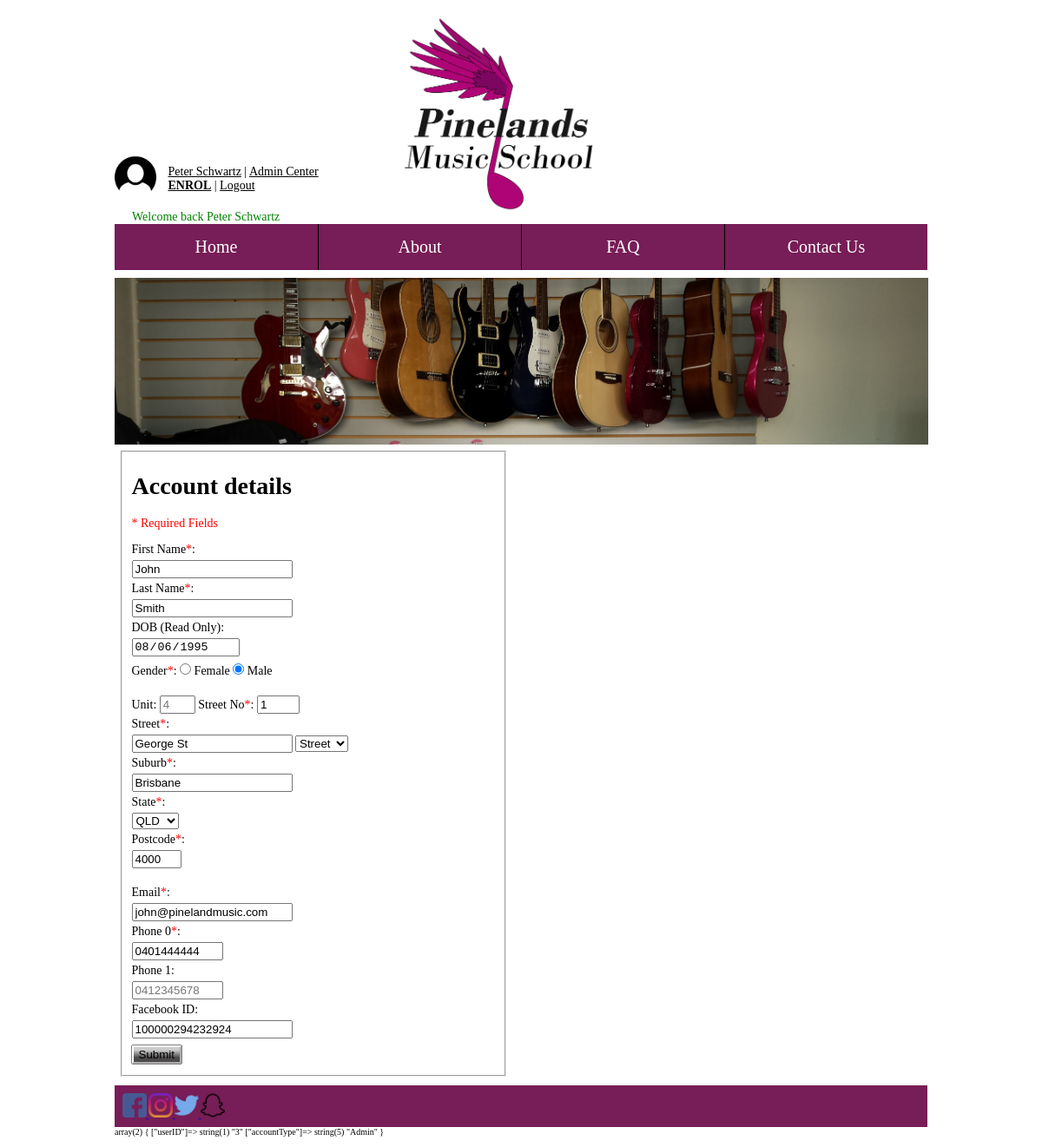
The app's page /pages/adminModifyAccount.php?userID=4 (signed in) with its own data.
### tables this page shows
CREATE TABLE `users` (
  `UserID` int(11) NOT NULL,
  `firstName` varchar(40) NOT NULL,
  `lastName` varchar(40) NOT NULL,
  `DOB` date NOT NULL,
  `gender` enum('Male','Female') NOT NULL,
  `facebookId` varchar(80) DEFAULT NULL,
  `email` varchar(80) NOT NULL,
  `password` varchar(64) NOT NULL,
  `salt` varchar(32) NOT NULL,
  `accountType` enum('Guest','Student','Teacher','StudentAndTeacher','Admin','Owner') NOT NULL DEFAULT 'Guest',
  `comCode` varchar(64) DEFAULT NULL,
  `parentName` varchar(100) DEFAULT NULL,
  `parentEmail` varchar(100) DEFAULT NULL
);

CREATE TABLE `useraddress` (
  `userID` int(11) NOT NULL,
  `addressID` int(11) NOT NULL
);

CREATE TABLE `address` (
  `addressId` int(11) NOT NULL,
  `unitNumber` varchar(11) DEFAULT NULL,
  `streetNumber` varchar(10) NOT NULL,
  `streetName` varchar(40) NOT NULL,
  `streetType` enum('street','close','road','chase') NOT NULL,
  `suburb` varchar(40) NOT NULL,
  `postCode` varchar(10) NOT NULL,
  `state` enum('QLD','NSW','VIC','TAS','WA','SA','NT') NOT NULL
);

CREATE TABLE `phonenumbers` (
  `userID` int(11) NOT NULL,
  `phoneNumber` varchar(12) NOT NULL
);

### inc/adminupdateaccount.php (called while the page is built, shortened)
<?php
    $errorAddress = "";
    $errorSEmail = "";
    $errorPhone = "";
    $errorPEmail = "";
    if (isset($_POST['submit'])) {
        $userID = mysqli_real_escape_string($con, $_POST['userID']);
        $firstName = mysqli_real_escape_string($con, $_POST['sFirst']);
        $lastName = mysqli_real_escape_string($con, $_POST['sLast']);
        $DOB = mysqli_real_escape_string($con, $_POST['dob']);
        $gender = mysqli_real_escape_string($con, $_POST['gender']);
        $unitNumber = mysqli_real_escape_string($con, $_POST['unitNum']);
        $streetNumber = mysqli_real_escape_string($con, $_POST['streetNum']);
        $streetName = mysqli_real_escape_string($con, $_POST['street']);
        $streetType = mysqli_real_escape_string($con, $_POST['streetType']);
        $suburb = mysqli_real_escape_string($con, $_POST['suburb']);
        $state = mysqli_real_escape_string($con, $_POST['state']);
        $postcode = mysqli_real_escape_string($con, $_POST['postcode']);
        $email = mysqli_real_escape_string($con, $_POST['sEmail']);
        for ($i = 0; $i <= $_POST['numPhones']; $i++) {
            ${"phoneNumber".$i} = mysqli_real_escape_string($con, $_POST['phone'.$i]);
        }
        $facebookId = mysqli_real_escape_string($con, $_POST['facebook']);
        $parentName = mysqli_real_escape_string($con, $_POST['pName']);
        $parentEmail = mysqli_real_escape_string($con, $_POST['pEmail']);
        $dobDate = date_create($DOB);
        $DOB = date_format($dobDate, "Y-m-d");
        $age = GetAge($DOB);
        if ($unitNumber != "") {
            if (!is_numeric($unitNumber)) {
                $errorAddress = "Invalid address";
            }
        }
        if (!is_numeric($streetNumber) || !is_numeric($postcode)) {
            $errorAddress = "Invalid address";
        }
        if ($errorAddress == "" &&  $errorSEmail == "" && $errorPhone == "" &&  $errorPEmail == "") {
            $sqlCheckEmail = "SELECT email FROM users WHERE userID != '$userID' AND email = '$email'";
            $resultCheckEmail = mysqli_query($con, $sqlCheckEmail) or die(mysqli_error($con));
            $arrayCheckEmail = mysqli_fetch_array($resultCheckEmail);
            if (!isset($arrayCheckEmail)) {
                $sqlGetAddressID = "SELECT addressID FROM useraddress WHERE userID = '$userID';";
                $resultGetAddressID = mysqli_query($con, $sqlGetAddressID) or die(mysqli_error($con));
                $arrayGetAddressID = mysqli_fetch_array($resultGetAddressID);
                $addressID = $arrayGetAddressID['addressID'];
                $sql = "SELECT * FROM phonenumbers WHERE userID='$userID'";
                $result = mysqli_query($con, $sql);
                $i = 0;
                while ($row = mysqli_fetch_array($result)) {
                    $phoneNo = $row['phoneNumber'];
                    if (${"phoneNumber".$i} != "") {
                        $phUpdate = "UPDATE phonenumbers SET phoneNumber='" . ${"phoneNumber".$i} .  "' WHERE phoneNumber='$phoneNo' AND userID='$userID'";
                    } else {
                        $phUpdate = "DELETE FROM phonenumbers WHERE phoneNumber='$phoneNo' AND userID='$userID'";
                    }
                    $runPhUpdate = mysqli_query($con, $phUpdate);
                    $i++;
                }
                if(${"phoneNumber".$i} != "") {
                    $phone = ${"phoneNumber".$i};
                    echo $phone;
                    $sql = "INSERT INTO phonenumbers VALUES ('$userID', '$phone')";
                    $result = mysqli_query($con, $sql);
                }
                if ($unitNumber == "") {
                    $unitNumber = "NULL";
                }
                $sqlModifyAddress = "UPDATE address SET unitNumber = $unitNumber, streetNumber = '$streetNumber', streetName = '$streetName', streetType = '$streetType',
                    suburb = '$suburb', state = '$state', postCode = '$postcode' WHERE addressID = '$addressID'";
                mysqli_query($con, $sqlModifyAddress) or die(mysqli_error($con));
                if ($facebookId == "") {
                    $facebookId = "NULL";
                }
                $sqlModifyUser = "UPDATE users SET firstName = '$firstName', lastName = '$lastName', gender = '$gender', facebookId = $facebookId WHERE UserID = '$userID'";
                mysqli_query($con, $sqlModifyUser) or die(mysqli_error($con));
                if ($age < 18) {
                    $sqlModifyParent = "UPDATE users SET parentName = '$parentName', parentEmail = '$parentEmail' WHERE UserID = '$userID'";
                    mysqli_query($con, $sqlModifyParent) or die(mysqli_error($con));
                }
                $_SESSION['success'] = "Account Updated";
                header('Location: ../pages/changeAuth.php');
                exit();
            } else {
                $errorSEmail = "Email already in use";
            }
        }
    } else {
        $userID = $_GET['userID'];
        $sqlGetDetails = "SELECT * FROM users INNER JOIN useraddress ON users.UserID=useraddress.userID Inner JOIN address ON useraddress.addressID=address.addressId WHERE users.userid='$userID'";
        $resultGetDetails = mysqli_query($con, $sqlGetDetails) or die(mysqli_error($con));
        $arrayGetDetails = mysqli_fetch_array($resultGetDetails);
        $firstName = $arrayGetDetails['firstName'];
        $lastName = $arrayGetDetails['lastName'];
        $gender = $arrayGetDetails['gender'];
        $unitNumber = $arrayGetDetails['unitNumber'];
        $streetNumber = $arrayGetDetails['streetNumber'];
        $streetName = $arrayGetDetails['streetName'];
        $streetType = $arrayGetDetails['streetType'];
        $suburb = $arrayGetDetails['suburb'];
        $state = $arrayGetDetails['state'];
        $postcode = $arrayGetDetails['postCode'];
        $email = $arrayGetDetails['email'];
        $facebookId = $arrayGetDetails['facebookId'];
    }
    function GetAge($DOB) {
        $today = new DateTime('now');
        $dob = new DateTime($DOB);
        return date_format($today, "Y") - date_format($dob, "Y");
    }
?>

### pages/adminModifyAccount.php (the view, shortened to what this page needs)
<?php
	$pagetitle = "Change Account Details";
	include "../inc/connect.php";
	include "../inc/header.php";
	include "../inc/nav.php";
    include "../inc/adminupdateaccount.php";
?>
<div class="content">
	<fieldset class="accountDetails">
		<form method="post" action="<?php echo htmlspecialchars($_SERVER["PHP_SELF"]); ?>">
            <h1>Account details</h1>
            <p class="required">* Required Fields</p>
            <label for="txtSFirst">First Name<span class="required">*</span>: </label>
            <br />
            <input type="text" name="sFirst" id="txtSFirst" placeholder="John" value="<?php echo $firstName ?>" required>
            <br />
            <label for="txtSLast">Last Name<span class="required">*</span>: </label>
            <br />
            <input type="text" name="sLast" id="txtSLast" placeholder="Appleseed" value="<?php echo $lastName ?>" required>
            <br />
            <label for="txtDob">DOB (Read Only): </label>
            <br />
            <input type="date" name="dob" id="txtDob" size="10" maxlength="10" placeholder="yyyy-mm-dd" value="<?php echo $DOB ?>" readonly>
            <br />
            <label>Gender<span class="required">*</span>: </label>
                <input type="radio" name="gender" value="Female" <?php if ($gender == "Female") echo "checked";?> required> Female
                <input type="radio" name="gender" value="Male" <?php if ($gender == "Male") echo "checked";?> required> Male
            <br><br />
            <label for="txtUnitNum">Unit: </label>
            <input type="text" name="unitNum" id="txtUnitNum" size="2" maxlength="4" placeholder="4" value="<?php echo $unitNumber ?>">
            <label for="txtStreetNum">Street No<span class="required">*</span>: </label>
            <input type="text" name="streetNum" id="txtStreetNum" size="3" maxlength="4" placeholder="42" value="<?php echo $streetNumber ?>" required>
            <?php echo "<span class='required'>  ".$errorAddress."</span>" ?><br />
            <label or="txtStreet">Street<span class="required">*</span>: </label>
            <br />
            <input type="text" name="street" id="txtStreet" placeholder="Main" value="<?php echo $streetName ?>" required>
                <select name="streetType" id="txtStreetType" required>
                    <option value="street" <?php if($streetType == 'street'){ echo 'selected';} ?>>Street</option>
                </select>
            <br />
            <label for="txtSuburb">Suburb<span class="required">*</span>: </label>
            <br />
            <input type="text" name="suburb" id="txtSuburb" placeholder="Anytown" value="<?php echo $suburb ?>" required>
            <br />
            <label for="txtState">State<span class="required">*</span>:</label>
            <br />
                <select name="state" id="txtState" required>
                    <option value="QLD" <?php if($state == 'QLD'){echo "selected"; } ?>>QLD</option>
                </select>
            <br />
            <label for="txtPostcode">Postcode<span class="required">*</span>: </label>
            <br />
            <input type="text" name="postcode" id="txtPostcode" size="4" maxlength="4" placeholder="1234" value="<?php echo $postcode ?>" required>
            <br><br />
            <label for="txtSEmail">Email<span class="required">*</span>: </label>
            <br />
            <input type="email" name="sEmail" id="txtSEmail" placeholder="student@address.com" value="<?php echo $email ?>" required><?php echo "<span class='required'>  ".$errorSEmail."</span>" ?>
            <br />
            <?php
                $sql = "SELECT * FROM phonenumbers WHERE userID='$userID'";
                $result = mysqli_query($con, $sql);
                $n = 0;
                while ($row = mysqli_fetch_array($result)) {
                    if ($n == 0) {
                        echo "<label for='txtPhone".$n."'>Phone " . $n . "<span class='required'>*</span>:</label><br />";
                        echo "<input type='text' name='phone" . $n . "' id='txtPhone".$n."' size='10' maxlength='10' placeholder='0412345678' value='" . $row['phoneNumber'] . "' required><br />";
                    } else {
                        echo "<label for='txtPhone".$n."'>Phone " . $n . ":</label><br />";
                        echo "<input type='text' name='phone" . $n . "' id='txtPhone".$n."' size='10' maxlength='10' placeholder='0412345678' value='" . $row['phoneNumber'] . "'><br />";
                    }
                    $n++;
                }
            ?>
            <label for="txtPhone<?php echo $n ?>">Phone <?php echo $n ?>:</label>
            <br />
            <input type="text" name="phone<?php echo $n?>" id="txtPhone<?php echo $n ?>"size='10' maxlength='10' placeholder='0412345678'>
            <br />
            <label for="txtFacebook">Facebook ID: </label>
            <br />
            <input type="text" name="facebook" id="txtFacebook" value="<?php echo $facebookId ?>"><br>
            <input type="submit" name="submit" value="Submit" />
		</form>
	</fieldset>
</div>
<?php
	include "../inc/footer.php";
?>

### inc/nav.php (shortened to what this page needs)
<body>
        <div class="container">
          <span>
            <div class="headerContainer">
            <div class="userPanel">
                <div class="userPanelImage">
                <img src="../images/userImage/default-user-icon.png" />
                </div>
                <div class="userInfo">
                    <?php
                        if(isset($_SESSION['userID'])) {
                            ?>
                        <?php
                            $userID = $_SESSION['userID'];
                        $sql = "SELECT firstName, lastName FROM users WHERE userID='$userID'";
                        $result = mysqli_query($con, $sql);
                        $row = mysqli_fetch_array($result);
                        $userName = $row['firstName'] . " " . $row['lastName'];
                            ?>
                            <span><a href="../pages/myaccount.php"><?php echo $userName?></a> |
        <?php
        if((($_SESSION['accountType']) == 'Admin') || (($_SESSION['accountType']) == 'Owner')){
          echo '<a href="../pages/admincenter.php">Admin Center</a>';
        } else {
          echo '<a href="../pages/usercenter.php">User Center</a>';
        }
        ?>
        <br><a href="../pages/enrolPage.php"><b>ENROL</b></a> | <a href="../pages/logout.php">Logout</a></span>
                    <?php
                        } else {
                    ?>
                <span><a href="../pages/login.php">Login</a> | <a href="../pages/createAccount.php">Register Account</a><br /> | <a href="../pages/resetpassword.php">Reset Password</a></span>
                    <?php
                        }
                    ?>
                    </div>
                    <div class="userMessage">
                <?php
                  if(isset($_SESSION['success'])) {
                        echo "<span class='success'>" . $_SESSION['success'] .  "</span>";
                    } elseif(isset($_SESSION["error"])) {
                        echo "<span class='error'>" . $_SESSION['error'] . "</span>";
                        unset($_SESSION['error']);
                    }
                    ?>
                    </div>
                </div>
                <div class="logo"> <img src="../images/TempLogo.png" /> </div>
            </div>
          </span>
            <nav id="nav" role="navigation"> <a href="#nav" title="Show Navigation">Show Navigation</a> <a href="#" title="Hide Navigation">Hide Navigation</a>
                <ul>
                    <li><a href="../pages/index.php">Home</a></li><li><a href="../pages/about.php">About</a></li><li><a href="../pages/faq.php">FAQ</a></li><li><a href="../pages/contact.php">Contact Us</a></li>
                </ul>
            </nav>
            <?php if($pagetitle == "About Us | Pinelands Music School"): ?>
              <div class="banner"> <img src="../images/banners/about.jpg" />
            <?php elseif($pagetitle == "Enrol | Pinelands Music School"): ?>
              <div class="banner"> <img src="../images/banners/enrol.jpg" />
            <?php elseif($pagetitle == "Contact Us | Pinelands Music School"): ?>
              <div class="banner">
            <?php else: ?>
              <div class="banner"> <img src="../images/banners/main.jpg" />
            <?php endif ?>
                  </div>

### records on screen
users: userName "Peter Schwartz"
useraddress: sFirst "John", sLast "Smith", dob "08/06/1995", streetNum "1", street "George St", suburb "Brisbane", postcode "4000", sEmail "john@pinelandmusic.com", facebook "100000294232924"
users: gender "☑"
address: streetType "Street", state "QLD"
phonenumbers: phoneNumber "0401444444"

### other values on screen
$_SESSION['success'] "Welcome back Peter Schwartz"
$n "1"
